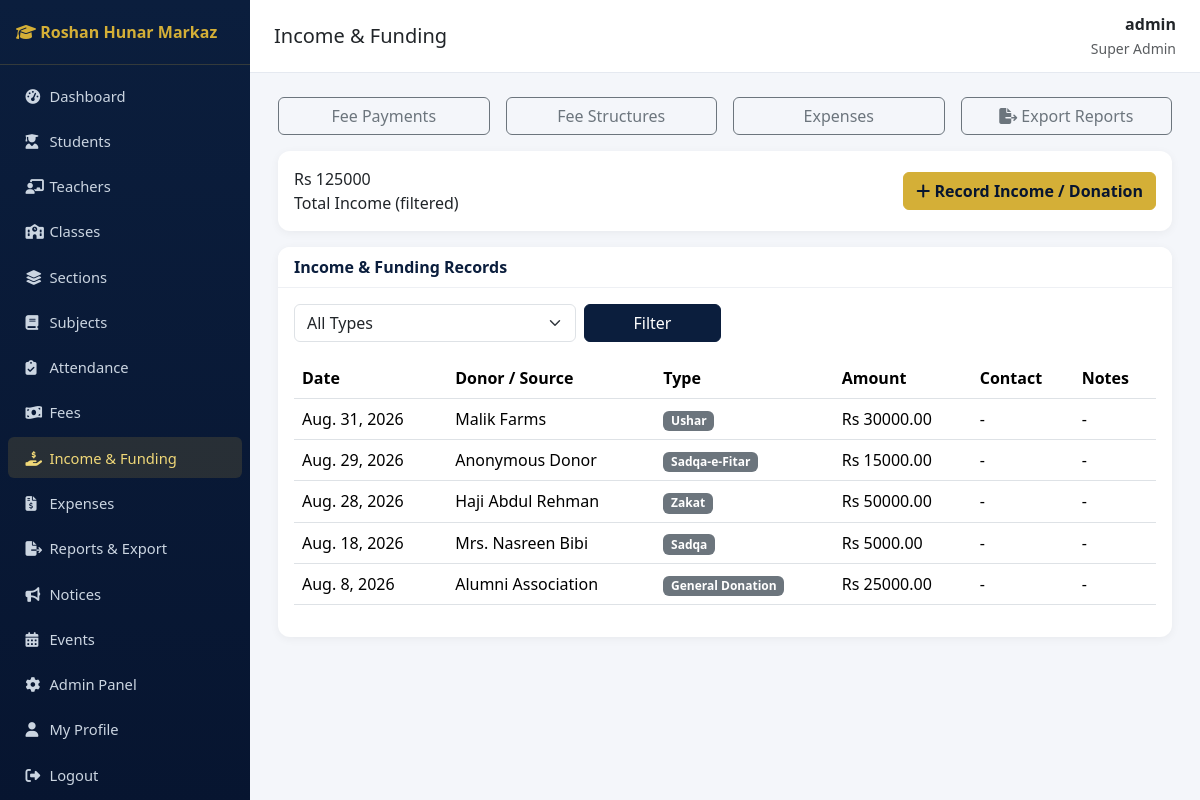
The page /fees/income/ (signed in) on the database its author committed.
### accounts/models.py (models this page shows, shortened)
class User(AbstractUser):
    class Role(models.TextChoices):
        SUPER_ADMIN = "SUPER_ADMIN", "Super Admin"
        PRINCIPAL = "PRINCIPAL", "Principal"
        ADMIN = "ADMIN", "Admin"
        TEACHER = "TEACHER", "Teacher"
        STUDENT = "STUDENT", "Student"
        PARENT = "PARENT", "Parent"
        ACCOUNTANT = "ACCOUNTANT", "Accountant"
        LIBRARIAN = "LIBRARIAN", "Librarian"
        STAFF = "STAFF", "Staff"
    role = models.CharField(max_length=20, choices=Role.choices, default=Role.STUDENT)
    phone = models.CharField(max_length=20, blank=True)
    photo = models.ImageField(upload_to="profile_photos/", blank=True, null=True)

### fees/models.py (models this page shows, shortened)
class Income(models.Model):
    class IncomeType(models.TextChoices):
        ZAKAT = "ZAKAT", "Zakat"
        SADQA = "SADQA", "Sadqa"
        SADQA_E_FITAR = "SADQA_E_FITAR", "Sadqa-e-Fitar"
        USHAR = "USHAR", "Ushar"
        FEE = "FEE", "Fee"
        DONATION = "DONATION", "General Donation"
        OTHER = "OTHER", "Other"
    donor_name = models.CharField(max_length=150, help_text="Who gave this income")
    income_type = models.CharField(max_length=20, choices=IncomeType.choices, default=IncomeType.DONATION)
    amount = models.DecimalField(max_digits=12, decimal_places=2)
    date = models.DateField()
    contact_number = models.CharField(max_length=20, blank=True)
    notes = models.TextField(blank=True)
    recorded_by = models.ForeignKey("accounts.User", on_delete=models.SET_NULL, null=True, blank=True)
    class Meta:
        ordering = ["-date"]

### fees/views.py (the view)
# urls.py: path("income/", views.IncomeListView.as_view(), name="income_list"),
class IncomeListView(RoleRequiredMixin, ListView):
    model = Income
    template_name = "fees/income_list.html"
    context_object_name = "incomes"
    paginate_by = 20
    allowed_roles = FINANCE_ROLES
    def get_queryset(self):
        qs = Income.objects.all()
        income_type = self.request.GET.get("income_type")
        if income_type:
            qs = qs.filter(income_type=income_type)
        return qs
    def get_context_data(self, **kwargs):
        ctx = super().get_context_data(**kwargs)
        ctx["type_choices"] = Income.IncomeType.choices
        ctx["total"] = self.get_queryset().aggregate(s=Sum("amount"))["s"] or 0
        return ctx

### accounts/mixins.py (called while the page is built)
    def dispatch(self, request, *args, **kwargs):
        if not request.user.is_authenticated:
            return self.handle_no_permission()
        if request.user.is_superuser or request.user.role in self.allowed_roles:
            return super().dispatch(request, *args, **kwargs)
        raise PermissionDenied("You do not have permission to access this page.")

### sitepages/context_processors.py (called while the page is built)
def site_settings(request):
    return {"site_settings": SiteSettings.get_solo()}

### sitepages/models.py (called while the page is built)
    @classmethod
    def get_solo(cls):
        obj = cls.objects.first()
        if not obj:
            obj = cls.objects.create()
        return obj

### templates/fees/income_list.html (shortened to what this page needs)
{% extends "base.html" %}
{% block page_title %}Income &amp; Funding{% endblock %}
{% block content %}
<div class="row g-3 mb-3">
  <div class="col-md-3"><a href="{% url 'fees:payment_list' %}" class="btn btn-outline-secondary w-100">Fee Payments</a></div>
  <div class="col-md-3"><a href="{% url 'fees:structure_list' %}" class="btn btn-outline-secondary w-100">Fee Structures</a></div>
  <div class="col-md-3"><a href="{% url 'fees:expense_list' %}" class="btn btn-outline-secondary w-100">Expenses</a></div>
  <div class="col-md-3"><a href="{% url 'reports:index' %}" class="btn btn-outline-secondary w-100"><i class="fa-solid fa-file-export"></i> Export Reports</a></div>
</div>
<div class="card mb-3">
  <div class="card-body d-flex justify-content-between align-items-center flex-wrap gap-2">
    <div>
      <div class="stat-value">Rs {{ total }}</div>
      <div class="stat-label">Total Income (filtered)</div>
    </div>
    <a href="{% url 'fees:income_add' %}" class="btn btn-gold"><i class="fa-solid fa-plus"></i> Record Income / Donation</a>
  </div>
</div>
<div class="card">
  <div class="card-header">Income &amp; Funding Records</div>
  <div class="card-body">
    <form class="row g-2 mb-3" method="get">
      <div class="col-md-4">
        <select class="form-select" name="income_type">
          <option value="">All Types</option>
        </select>
      </div>
      <div class="col-md-2"><button class="btn btn-navy w-100" type="submit">Filter</button></div>
    </form>
    <div class="table-responsive">
    <table class="table table-hover">
      <thead><tr><th>Date</th><th>Donor / Source</th><th>Type</th><th>Amount</th><th>Contact</th><th>Notes</th></tr></thead>
      <tbody>
      {% for i in incomes %}
        <tr>
          <td>{{ i.date }}</td>
          <td>{{ i.donor_name }}</td>
          <td><span class="badge bg-secondary">{{ i.get_income_type_display }}</span></td>
          <td>Rs {{ i.amount }}</td>
          <td>{{ i.contact_number|default:"-" }}</td>
          <td>{{ i.notes|default:"-"|truncatechars:40 }}</td>
        </tr>
      {% empty %}<tr><td colspan="6" class="text-center text-muted">No income recorded yet.</td></tr>{% endfor %}
      </tbody>
    </table>
    </div>
  </div>
</div>
{% endblock %}

### templates/base.html (shortened to what this page needs)
{% load static %}
<!DOCTYPE html>
<html lang="en">
<head>
<link href="https://cdn.jsdelivr.net/npm/bootstrap@5.3.3/dist/css/bootstrap.min.css" rel="stylesheet">
<link href="https://cdnjs.cloudflare.com/ajax/libs/font-awesome/6.5.1/css/all.min.css" rel="stylesheet">
<link href="{% static 'css/style.css' %}" rel="stylesheet">
</head>
<body>
<nav class="sidebar" id="sidebar">
  <div class="brand"><i class="fa-solid fa-graduation-cap"></i> Roshan Hunar Markaz</div>
  <ul class="nav flex-column py-2">
    {% if request.user.role in "STUDENT,PARENT" %}
      <li class="nav-item"><a class="nav-link {% if request.resolver_match.namespace == 'portal' %}active{% endif %}" href="{% url 'portal:home' %}"><i class="fa-solid fa-gauge-high"></i> My Portal</a></li>
      <li class="nav-item"><a class="nav-link {% if request.resolver_match.namespace == 'notices' and request.resolver_match.url_name == 'list' %}active{% endif %}" href="{% url 'notices:list' %}"><i class="fa-solid fa-bullhorn"></i> Notices</a></li>
      <li class="nav-item"><a class="nav-link" href="{% url 'notices:event_list' %}"><i class="fa-solid fa-calendar-days"></i> Events</a></li>
    {% else %}
      <li class="nav-item"><a class="nav-link {% if request.resolver_match.namespace == 'dashboard' %}active{% endif %}" href="{% url 'dashboard:index' %}"><i class="fa-solid fa-gauge-high"></i> Dashboard</a></li>
      <li class="nav-item"><a class="nav-link {% if request.resolver_match.namespace == 'students' %}active{% endif %}" href="{% url 'students:list' %}"><i class="fa-solid fa-user-graduate"></i> Students</a></li>
      {% if request.user.is_superuser or request.user.role in "SUPER_ADMIN,PRINCIPAL,ADMIN" %}
      <li class="nav-item"><a class="nav-link {% if request.resolver_match.namespace == 'teachers' %}active{% endif %}" href="{% url 'teachers:list' %}"><i class="fa-solid fa-chalkboard-user"></i> Teachers</a></li>
      <li class="nav-item"><a class="nav-link {% if request.resolver_match.url_name == 'class_list' %}active{% endif %}" href="{% url 'academics:class_list' %}"><i class="fa-solid fa-school"></i> Classes</a></li>
      <li class="nav-item"><a class="nav-link {% if request.resolver_match.url_name == 'section_list' %}active{% endif %}" href="{% url 'academics:section_list' %}"><i class="fa-solid fa-layer-group"></i> Sections</a></li>
      <li class="nav-item"><a class="nav-link {% if request.resolver_match.url_name == 'subject_list' %}active{% endif %}" href="{% url 'academics:subject_list' %}"><i class="fa-solid fa-book"></i> Subjects</a></li>
      {% endif %}
      <li class="nav-item"><a class="nav-link " href="{% url 'attendance:mark' %}"><i class="fa-solid fa-clipboard-check"></i> Attendance</a></li>
      {% if request.user.is_superuser or request.user.role in "SUPER_ADMIN,PRINCIPAL,ADMIN,ACCOUNTANT" %}
      <li class="nav-item"><a class="nav-link {% if request.resolver_match.url_name == 'payment_list' %}active{% endif %}" href="{% url 'fees:payment_list' %}"><i class="fa-solid fa-money-bill-wave"></i> Fees</a></li>
      <li class="nav-item"><a class="nav-link {% if request.resolver_match.url_name == 'income_list' %}active{% endif %}" href="{% url 'fees:income_list' %}"><i class="fa-solid fa-hand-holding-dollar"></i> Income &amp; Funding</a></li>
      <li class="nav-item"><a class="nav-link {% if request.resolver_match.url_name == 'expense_list' %}active{% endif %}" href="{% url 'fees:expense_list' %}"><i class="fa-solid fa-file-invoice-dollar"></i> Expenses</a></li>
      {% endif %}
      {% if request.user.is_superuser or request.user.role in "SUPER_ADMIN,PRINCIPAL,ADMIN,ACCOUNTANT" %}
      <li class="nav-item"><a class="nav-link {% if request.resolver_match.namespace == 'reports' %}active{% endif %}" href="{% url 'reports:index' %}"><i class="fa-solid fa-file-export"></i> Reports &amp; Export</a></li>
      {% endif %}
      <li class="nav-item"><a class="nav-link {% if request.resolver_match.namespace == 'notices' %}active{% endif %}" href="{% url 'notices:list' %}"><i class="fa-solid fa-bullhorn"></i> Notices</a></li>
      <li class="nav-item"><a class="nav-link" href="{% url 'notices:event_list' %}"><i class="fa-solid fa-calendar-days"></i> Events</a></li>
      {% if request.user.is_superuser %}<li class="nav-item"><a class="nav-link" href="/admin/"><i class="fa-solid fa-gear"></i> Admin Panel</a></li>{% endif %}
    {% endif %}
    <li class="nav-item"><a class="nav-link" href="{% url 'accounts:profile' %}"><i class="fa-solid fa-user"></i> My Profile</a></li>
    <li class="nav-item"><a class="nav-link" href="{% url 'accounts:logout' %}"><i class="fa-solid fa-right-from-bracket"></i> Logout</a></li>
  </ul>
</nav>
<div class="main-content">
  <div class="topbar">
    <h5 class="mb-0">{% block page_title %}Dashboard{% endblock %}</h5>
    <div class="text-end">
      <div class="fw-semibold">{{ request.user.get_full_name|default:request.user.username }}</div>
      <small class="text-muted">{{ request.user.get_role_display }}</small>
    </div>
  </div>
  {% block content %}{% endblock %}
</div>
</body>
</html>

### static/css/style.css (style rules this page uses)
:root { --navy: #0b1e3d; --navy-dark: #071530; --gold: #d4af37; --gold-light: #f0d878; --bg: #f4f6fa; }
body { background: var(--bg); font-family: 'Segoe UI', Roboto, sans-serif; }
.sidebar { background: linear-gradient(180deg, var(--navy) 0%, var(--navy-dark) 100%); min-height: 100vh; width: 250px; position: fixed; top: 0; left: 0; z-index: 1030; }
.sidebar .brand { color: var(--gold); font-weight: 700; padding: 1.25rem 1rem; border-bottom: 1px solid rgba(212,175,55,.2); }
.sidebar .nav-link { color: #cbd5e1; padding: .6rem 1.1rem; border-radius: 6px; margin: 2px 8px; font-size: .92rem; }
.sidebar .nav-link.active, .sidebar .nav-link:hover { background: rgba(212,175,55,.15); color: var(--gold-light); }
.sidebar .nav-link i { width: 20px; }
.main-content { margin-left: 250px; padding: 1.5rem 1.75rem; }
.topbar { background: #fff; border-bottom: 1px solid #e5e9f0; padding: .75rem 1.5rem; margin: -1.5rem -1.75rem 1.5rem -1.75rem; display: flex; justify-content: space-between; align-items: center; }
.card { border: none; border-radius: 12px; box-shadow: 0 2px 10px rgba(0,0,0,.05); }
.card-header { background: #fff; border-bottom: 1px solid #eef0f4; font-weight: 600; color: var(--navy); border-radius: 12px 12px 0 0 !important; }
.btn-gold { background: var(--gold); border-color: var(--gold); color: var(--navy-dark); font-weight: 600; }
.btn-navy { background: var(--navy); border-color: var(--navy); color: #fff; }
.table thead { background: var(--navy); color: #fff; }

### rows shown on the page
User: user.get_full_name "admin", user.role "Super Admin"
Income: date "Aug. 31, 2026", donor_name "Malik Farms", income_type "Ushar", amount "30000.00", contact_number "-", notes "-"
Income: date "Aug. 29, 2026", donor_name "Anonymous Donor", income_type "Sadqa-e-Fitar", amount "15000.00", contact_number "-", notes "-"
Income: date "Aug. 28, 2026", donor_name "Haji Abdul Rehman", income_type "Zakat", amount "50000.00", contact_number "-", notes "-"
Income: date "Aug. 18, 2026", donor_name "Mrs. Nasreen Bibi", income_type "Sadqa", amount "5000.00", contact_number "-", notes "-"
Income: date "Aug. 8, 2026", donor_name "Alumni Association", income_type "General Donation", amount "25000.00", contact_number "-", notes "-"

### other values the page prints
{{ total }} "125000"
